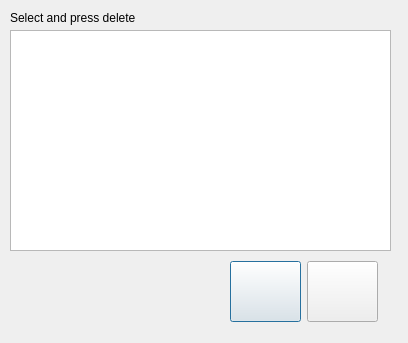
<?xml version="1.0" encoding="UTF-8"?>
<ui version="4.0">
 <class>delete_maintenance</class>
 <widget class="QDialog" name="delete_maintenance">
  <property name="geometry">
   <rect>
    <x>0</x>
    <y>0</y>
    <width>408</width>
    <height>343</height>
   </rect>
  </property>
  <property name="windowTitle">
   <string>Esprit-RP : Maintenance</string>
  </property>
  <widget class="QLabel" name="label">
   <property name="geometry">
    <rect>
     <x>10</x>
     <y>10</y>
     <width>331</width>
     <height>16</height>
    </rect>
   </property>
   <property name="text">
    <string>Select and press delete</string>
   </property>
  </widget>
  <widget class="QPushButton" name="pushButton_delete">
   <property name="geometry">
    <rect>
     <x>230</x>
     <y>261</y>
     <width>71</width>
     <height>61</height>
    </rect>
   </property>
   <property name="cursor">
    <cursorShape>PointingHandCursor</cursorShape>
   </property>
   <property name="text">
    <string/>
   </property>
   <property name="icon">
    <iconset resource="../Ressources.qrc">
     <normaloff>:/Icones/Ressources/delete.png</normaloff>:/Icones/Ressources/delete.png</iconset>
   </property>
   <property name="iconSize">
    <size>
     <width>87</width>
     <height>58</height>
    </size>
   </property>
  </widget>
  <widget class="QPushButton" name="pushButton_close">
   <property name="geometry">
    <rect>
     <x>307</x>
     <y>261</y>
     <width>71</width>
     <height>61</height>
    </rect>
   </property>
   <property name="cursor">
    <cursorShape>PointingHandCursor</cursorShape>
   </property>
   <property name="text">
    <string/>
   </property>
   <property name="icon">
    <iconset resource="../Ressources.qrc">
     <normaloff>:/Icones/Ressources/exit.png</normaloff>:/Icones/Ressources/exit.png</iconset>
   </property>
   <property name="iconSize">
    <size>
     <width>74</width>
     <height>52</height>
    </size>
   </property>
  </widget>
  <widget class="QListView" name="listView">
   <property name="geometry">
    <rect>
     <x>10</x>
     <y>30</y>
     <width>381</width>
     <height>221</height>
    </rect>
   </property>
  </widget>
 </widget>
 <resources>
  <include location="../Ressources.qrc"/>
 </resources>
 <connections/>
</ui>
